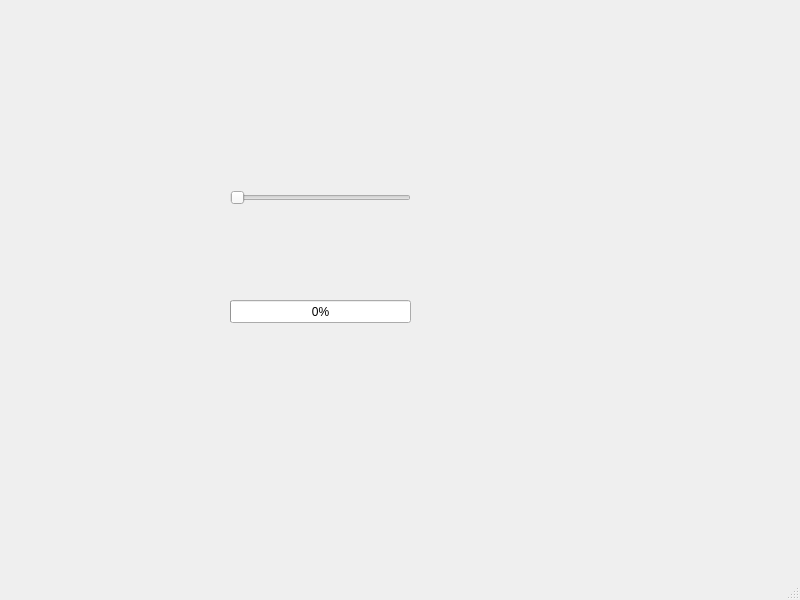
<?xml version="1.0" encoding="UTF-8"?>
<ui version="4.0">
 <class>MainWindow</class>
 <widget class="QMainWindow" name="MainWindow">
  <property name="geometry">
   <rect>
    <x>0</x>
    <y>0</y>
    <width>800</width>
    <height>600</height>
   </rect>
  </property>
  <property name="windowTitle">
   <string>MainWindow</string>
  </property>
  <widget class="QWidget" name="centralwidget">
   <widget class="QSlider" name="horizontalSlider">
    <property name="geometry">
     <rect>
      <x>230</x>
      <y>190</y>
      <width>181</width>
      <height>16</height>
     </rect>
    </property>
    <property name="orientation">
     <enum>Qt::Horizontal</enum>
    </property>
   </widget>
   <widget class="QProgressBar" name="progressBar">
    <property name="geometry">
     <rect>
      <x>230</x>
      <y>300</y>
      <width>181</width>
      <height>23</height>
     </rect>
    </property>
    <property name="value">
     <number>0</number>
    </property>
   </widget>
  </widget>
  <widget class="QMenuBar" name="menubar">
   <property name="geometry">
    <rect>
     <x>0</x>
     <y>0</y>
     <width>800</width>
     <height>21</height>
    </rect>
   </property>
  </widget>
  <widget class="QStatusBar" name="statusbar"/>
 </widget>
 <resources/>
 <connections/>
</ui>
